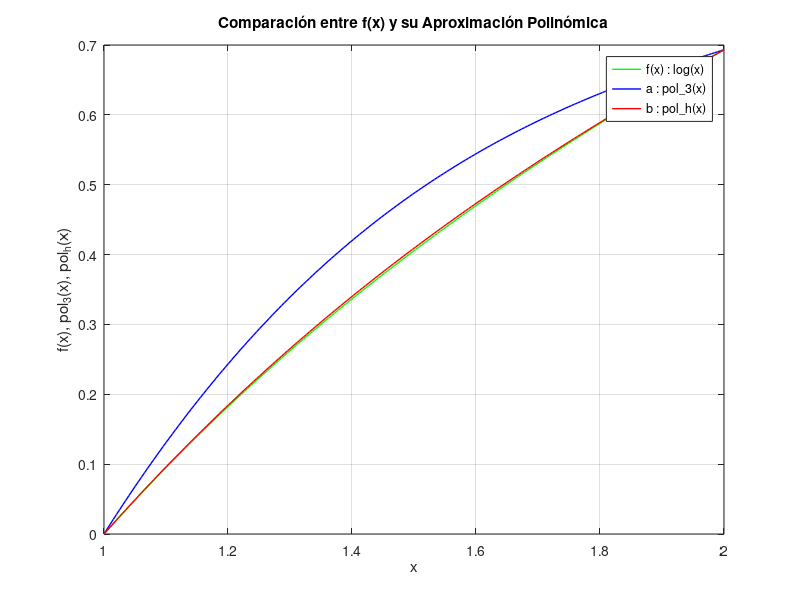

The MATLAB source for this figure:
% se define la funcion f del ejercicio 10 ------------------------------------------------- %
f = @(x) log(x);
puntos = [0.1; 1; 2; 2.9];
% parte a --------------------------------------------------------------------------------- %
% interpolar f con un polinomio c´ubico por los nodos de abscisas x = 0.1, 1, 2, 2.9        %
% evaluar la interpolante en x = 1.5 y determinar el error de interpolaci´on en dicho punto %
A = [1, 0.1, 0.01, 0.001;
     1, 1, 1, 1;
     1, 2, 4, 8;
     1, 2.9, 8.41, 24.389];
b = [f(0.1); 0; f(2); f(2.9)];

% Ax = b                                                                                    %
function x = escal_gauss_pivoteo(A, b)
    [m, n] = size(A);
    Ab = [A, b];
    % escalonamiento gausiano con pivoteo parcial
    for k = 1:n-1
        [~, pivot] = max(abs(Ab(k:m, k)));
        pivot = pivot + k - 1;
        % intercambiar fila
        if pivot ~= k
            Ab([k, pivot], :) = Ab([pivot, k], :);
        endif
        for i = k+1:m
            factor = Ab(i, k) / Ab(k, k);
            Ab(i, k:n+1) = Ab(i, k:n+1) - factor * Ab(k, k:n+1);
        endfor
    endfor
    % sustitcion hacia atras
    x = zeros(n, 1);
    x(n) = Ab(n, n+1) / Ab(n, n);
    for i = n-1:-1:1
        x(i) = (Ab(i, n+1) - Ab(i, i+1:n) * x(i+1:n)) / Ab(i, i);
    endfor
endfunction

egp = escal_gauss_pivoteo(A, b);
% funcion interpolada de parte a                                                            %
pol_3 = @(x) egp(4) * x^3 + egp(3) * x^2 + egp(2) * x + egp(1);
% su valor en 1.5                                                                           %
disp('La interpolante en 1.5 es: ');
disp(pol_3(1.5));
% error de interpolacion en dicho punto                                                    %
error_int = f(1.5) - pol_3(1.5);
disp('El error de interpolacion en 1.5 es: ');
disp(error_int);
% parte b --------------------------------------------------------------------------------- %
% interpolar f mediante la interpolante de Hermite por x = 1, 2. Evaluar la interpolante en x = 1,5
% y determinar el error de interpolaci´on en dicho punto.
y = b;
d = [10; 1; 0.5; 10/29];
% h = 2 - 1 = 1, por lo que no lo tengo en cuenta en multiplicaciones y diviciones
pol_h = @(x) (((3*(x-1)^2)-2*(x-1)^3)*f(2)) + ((((x-1)^2)*(x-2))/2) + ((x-1)*((x-2)^2));                                                 %
% su valor en 1.5                                                                           %
disp('La interpolante en 1.5 es: ');
disp(pol_3(1.5));
% su error de interpolacion                                                                 %
error_her = ((((0.5)^2)*((-0.5)^2))/24)*((-6)/(1.5^4))
disp('El error de interpolacion de hermite en 1.5 es: ');
disp(error_her);
% parte c --------------------------------------------------------------------------------- %
x_range = linspace(1, 2, 200);
f_vals = arrayfun(f, x_range);
pol_3_vals = arrayfun(pol_3, x_range);
pol_h_vals = arrayfun(pol_h, x_range);
% graficar funciones                                                                  %
figure;
plot(x_range, f_vals, 'g', 'LineWidth', 1);
hold on;
plot(x_range, pol_3_vals, 'b', 'LineWidth', 1);
hold on;
plot(x_range, pol_h_vals, 'r', 'LineWidth', 1);

xlabel('x');
ylabel('f(x), pol_3(x), pol_h(x)');
title('Comparación entre f(x) y su Aproximación Polinómica');
legend('f(x) : log(x)', 'a : pol\_3(x)', 'b : pol\_h(x)');
grid on;
hold off;
